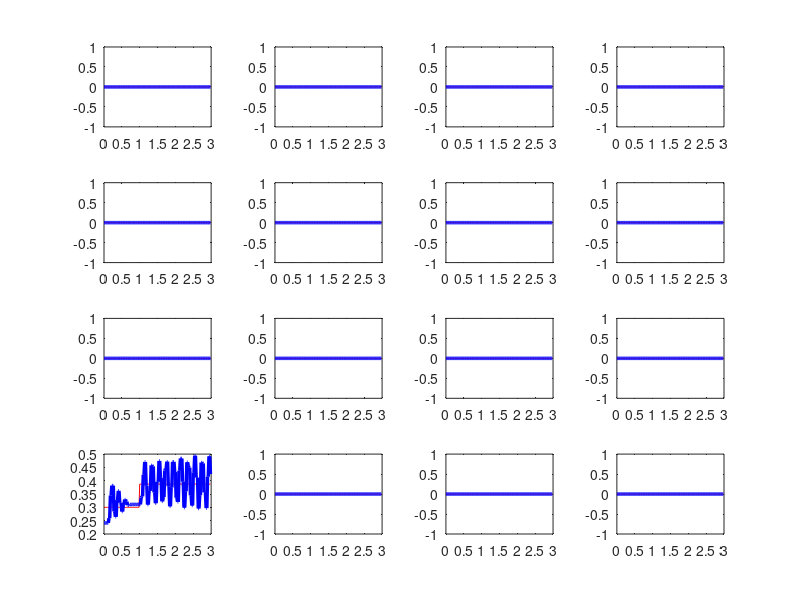

Source code (MATLAB):
%% load the data file
clear;
clc;
%close all;
load('step_response.mat');

%% plot the desired joint position and real joint position
figure;hold on;title('joint position step response');
set(gca, 'FontSize', 20);
time = 0:0.02:0.02*(length(desired_joint_position)-1);
for i = 1:16
    subplot(4,4,i);
    plot(time, desired_joint_position(i,:), 'r', ...
    time, real_joint_position(i,:), 'b', 'linewidth', 2.5);
end

%legend('epoch reward', 'contact reward', 'Location','NorthWest');%'collision penalty', 'centre distance',
%xlabel('epoch');